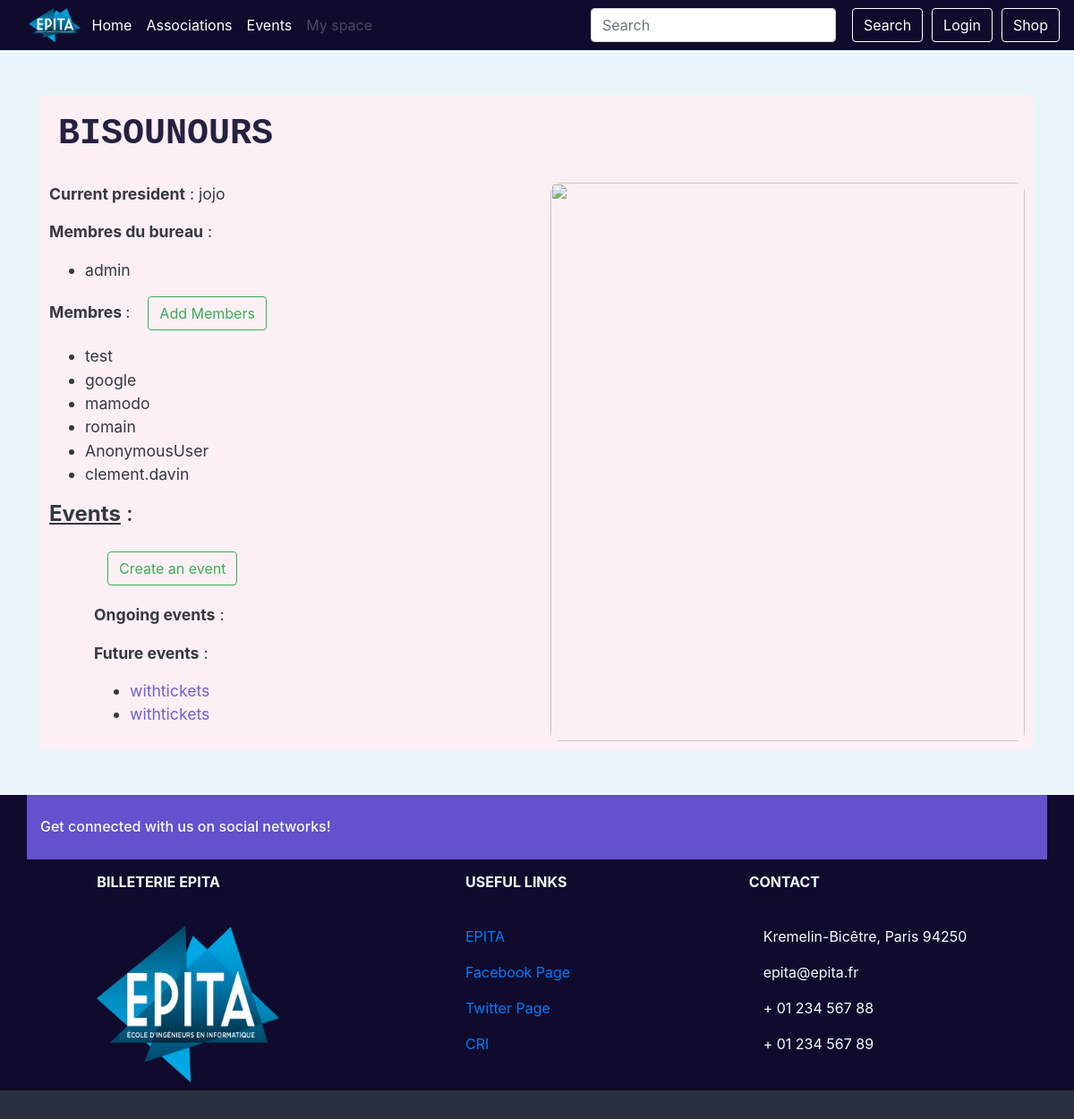
The page /assos/1 on the database as committed earlier.
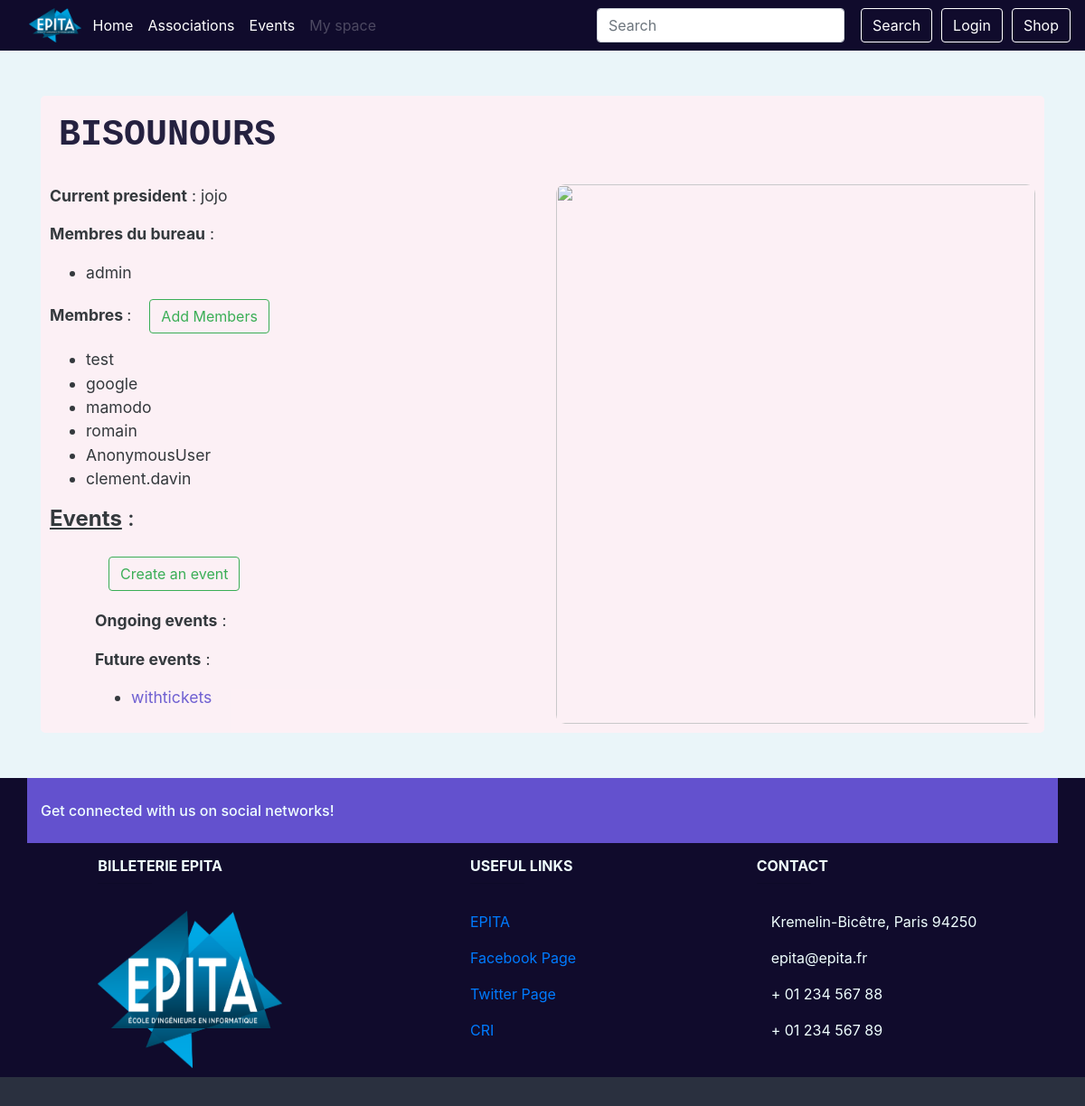
The same page on the database as committed later.
### event/models.py (models this page shows, shortened)
class Manager(models.Model):
    user = models.ForeignKey(User, on_delete=models.CASCADE,
                             related_name="managerships")
    assos_id = models.ForeignKey(Association, on_delete=models.CASCADE,
                                 related_name='managers')
    member = CompositeOneToOneField(Member, on_delete=models.CASCADE,
                                    to_fields={"assos_id", "user"})
    class Meta:
        verbose_name = _("Member of the Bureau")
        verbose_name_plural = _("Members of the Bureau")

class Member(models.Model):
    assos_id = models.ForeignKey(Association, related_name='members',
                                 on_delete=models.CASCADE)
    user = models.ForeignKey(User, related_name='memberships',
                             on_delete=models.CASCADE)
    class Meta:
        verbose_name = _("Member")
        verbose_name_plural = _("Members")
        unique_together = ('assos_id', 'user')

class Event(models.Model):
    PENDING = 'P'
    APPROVED = 'A'
    REFUSED = 'R'
    CANCELED = 'C'
    EVENT_STATE_CHOICES = (
        (PENDING, _("Pending")),
        (APPROVED, _("Approved")),
        (REFUSED, _("Refused")),
        (CANCELED, _("Canceled")),
    )
    title = models.CharField(_("Title of the event"), max_length=64)
    event_state = models.CharField(_("State of the event"), max_length=1,
                                   choices=EVENT_STATE_CHOICES,
                                   default=PENDING)
    manager_id = models.ForeignKey(Manager, on_delete=models.SET_NULL,
                                   null=True, blank=True)
    start = models.DateTimeField(_("Start date and time"))
    end = models.DateTimeField(_("End date and time"))
    assos_id = models.ForeignKey(Association, on_delete=models.CASCADE,
                                 related_name='events')
    address_id = AddressField(on_delete=models.PROTECT)
    premium_flag = models.BooleanField(_("Premium"), default=False)
    class Meta:
        verbose_name = (_("Event"))
        verbose_name_plural = (_("Events"))
        permissions = (
            ('access_dashboard', 'User can access this event\'s dashboard'),
            ('change_state', 'User can the event\'s state'),
        )

### event/views.py (the view, shortened to what this page needs)
# urls.py: path('assos/<int:pk>', views.AssosDetailView.as_view(), name='asso_detail'),
class AssosDetailView(generic.DetailView, generic.edit.FormMixin):
    model = Association
    template_name = 'assos_detail.html'
    form_class = AddMemberForm
    def get_form_kwargs(self):
        kwargs = super(AssosDetailView, self).get_form_kwargs()
        kwargs.update({'user': self.request.user, 'asso' : self.get_object()})
        return kwargs
    def get_context_data(self, **kwargs):
        context = super().get_context_data(**kwargs)
        assos = self.get_object()
        try:
            president = assos.president
        except President.DoesNotExist:
            president = None
        context['president'] = president
        president = User.objects.none() if president is None else [president.user]
        managers = assos.managers.all().exclude(user__in=president)
        context['managers'] = managers
        managers = managers.values_list('user', flat=True)
        members = assos.members.all().exclude(user__in=managers).exclude(user__in=president)
        context['members'] = members
        events = assos.events.all()
        now = timezone.now()
        context['future_events'] = events.filter(start__gt=now)
        context['ongoing_events'] = events.filter(start__lte=now, end__gt=now)
        context['form'] = self.get_form()
        return context

### event/forms.py (shortened to what this page needs)
class AddMemberForm(forms.Form):
        def __init__(self, *args, **kwargs):
            self.asso = kwargs.pop('asso', None)
            self.user = kwargs.pop('user', None)
            super(AddMemberForm,self).__init__(*args,**kwargs)
            unwanted = self.asso.members.all().values_list('user', flat=True)
            self.fields['users'].queryset = User.objects.all().exclude(id__in=unwanted)
        users = forms.ModelMultipleChoiceField(label=_("Members to add"),
        queryset=User.objects.none(),
        widget=forms.SelectMultiple(attrs={"class" : "form-control select-multiple"}),
        required=False)

### shop/cart.py (called while the page is built)
def _cart_id(request):
    if 'cart_id' not in request.session:
        request.session['cart_id'] = _generate_cart_id()
    return request.session['cart_id']

def _generate_cart_id():
    import string, random
    return ''.join([random.choice(string.ascii_letters + string.digits) for _ in range(50)])

def get_all_cart_items(request):
    return CartItem.objects.filter(cart_id = _cart_id(request))

def item_count(request):
    return get_all_cart_items(request).count()

### templates/assos_detail.html (shortened to what this page needs)
{% extends "base.html" %}
{% load static %}
{% load guardian_tags %}
{%block content %}
    <div style="font-size:1.1rem;"class="container basic-block">
        <h1 style="font-family:'Courier New', Courier, monospace; font-weight:bolder; color:#100b2c; text-transform: uppercase; margin:10px; margin-bottom: 30px;">{{object.name}}</h1>
        {% if president %}
        <div class="row">
            <article class="col-xs-4 col-sm-4 col-md-4 col-lg-6">
                <p><b>Current president</b> : {{president.user.username}}</p>
                {% else %}
                <p><b>President</b> : Anonymous</p>
                {% endif %}
                <p><b>Membres du bureau</b> :</p>
                <ul style="">
                    {% for manager in managers %}
                    <li>{{manager.user.username}}
                    </li>
                    {% endfor %}
                </ul>
                <p><b>Membres </b> :<button style="margin-left:20px;" class="btn btn-outline-success" onclick="display('add_members')">Add Members</button></p>
                <ul>
                    {% for member in members %}
                        <li>{{member.user.username}}
                        </li>
                    {% endfor %}
                </ul>
                <h4><b style="text-decoration: underline;">Events</b> :</h4>
                <div style="margin-left:50px;">
                    {% if "create_event" in assos_perms %}
                    <a style="margin:15px;" href="{% url 'event:event_creation' asso=object.pk%}">
                    <button style="margin-top:20px;" class="btn btn-outline-success">Create an event</button>
                    </a>
                    {% endif %}
                    <p style="margin-top:20px;"><b>Ongoing events</b> :</p>
                    <p><b>Future events</b> :</p>
                    <ul>
                        {% for event in future_events %}
                        <li><a style="color:#6351ce; "href="{% url 'event:event_detail' event.id %}">{{event.title}}</a></li>
                        {% endfor %}
                    </ul>
                </div>
            </article>
            <article class="col-xs-4 col-sm-4 col-md-4 col-lg-6">
                <img src="{% static "img/assos_detail_img.png"%}" style="
                    opacity: 0.9;
                    height:100%;
                    width:100%;
                    border-radius: 10px;
                ">
            </article>
        </div>
    </div>
{% endblock content %}

Rows that differ between the two databases and show on the page:
removed Event: title "withtickets"
